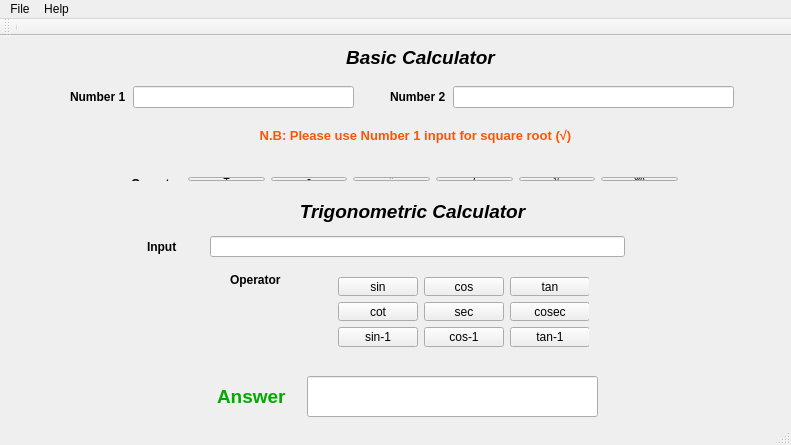
<?xml version="1.0" encoding="UTF-8"?>
<ui version="4.0">
 <class>MainWindow</class>
 <widget class="QMainWindow" name="MainWindow">
  <property name="geometry">
   <rect>
    <x>0</x>
    <y>0</y>
    <width>791</width>
    <height>445</height>
   </rect>
  </property>
  <property name="windowTitle">
   <string>MainWindow</string>
  </property>
  <property name="layoutDirection">
   <enum>Qt::LeftToRight</enum>
  </property>
  <property name="autoFillBackground">
   <bool>true</bool>
  </property>
  <property name="styleSheet">
   <string notr="true"/>
  </property>
  <widget class="QWidget" name="centralWidget">
   <widget class="QLabel" name="label_2">
    <property name="geometry">
     <rect>
      <x>390</x>
      <y>50</y>
      <width>56</width>
      <height>22</height>
     </rect>
    </property>
    <property name="text">
     <string>&lt;html&gt;&lt;head/&gt;&lt;body&gt;&lt;p&gt;&lt;span style=&quot; font-weight:700;&quot;&gt;Number 2&lt;/span&gt;&lt;/p&gt;&lt;/body&gt;&lt;/html&gt;</string>
    </property>
   </widget>
   <widget class="QLineEdit" name="number2Input">
    <property name="geometry">
     <rect>
      <x>453</x>
      <y>50</y>
      <width>281</width>
      <height>22</height>
     </rect>
    </property>
   </widget>
   <widget class="QLineEdit" name="tri_input">
    <property name="geometry">
     <rect>
      <x>210</x>
      <y>200</y>
      <width>415</width>
      <height>21</height>
     </rect>
    </property>
   </widget>
   <widget class="QLabel" name="label_5">
    <property name="geometry">
     <rect>
      <x>147</x>
      <y>200</y>
      <width>56</width>
      <height>22</height>
     </rect>
    </property>
    <property name="text">
     <string>&lt;html&gt;&lt;head/&gt;&lt;body&gt;&lt;p&gt;&lt;span style=&quot; font-weight:700;&quot;&gt;Input&lt;/span&gt;&lt;/p&gt;&lt;/body&gt;&lt;/html&gt;</string>
    </property>
   </widget>
   <widget class="QLineEdit" name="displayAnswer">
    <property name="geometry">
     <rect>
      <x>307</x>
      <y>340</y>
      <width>291</width>
      <height>41</height>
     </rect>
    </property>
    <property name="font">
     <font>
      <family>Segoe UI</family>
      <pointsize>14</pointsize>
      <italic>false</italic>
      <bold>true</bold>
     </font>
    </property>
    <property name="cursor">
     <cursorShape>ArrowCursor</cursorShape>
    </property>
    <property name="mouseTracking">
     <bool>true</bool>
    </property>
    <property name="autoFillBackground">
     <bool>false</bool>
    </property>
    <property name="styleSheet">
     <string notr="true"/>
    </property>
    <property name="text">
     <string/>
    </property>
    <property name="alignment">
     <set>Qt::AlignCenter</set>
    </property>
    <property name="readOnly">
     <bool>true</bool>
    </property>
   </widget>
   <widget class="QLabel" name="label_4">
    <property name="geometry">
     <rect>
      <x>217</x>
      <y>340</y>
      <width>81</width>
      <height>41</height>
     </rect>
    </property>
    <property name="text">
     <string>&lt;html&gt;&lt;head/&gt;&lt;body&gt;&lt;p&gt;&lt;span style=&quot; font-size:14pt; font-weight:700; color:#00aa00;&quot;&gt;Answer&lt;/span&gt;&lt;/p&gt;&lt;/body&gt;&lt;/html&gt;</string>
    </property>
   </widget>
   <widget class="QLabel" name="label">
    <property name="geometry">
     <rect>
      <x>70</x>
      <y>50</y>
      <width>56</width>
      <height>22</height>
     </rect>
    </property>
    <property name="text">
     <string>&lt;html&gt;&lt;head/&gt;&lt;body&gt;&lt;p&gt;&lt;span style=&quot; font-weight:700;&quot;&gt;Number 1&lt;/span&gt;&lt;/p&gt;&lt;/body&gt;&lt;/html&gt;</string>
    </property>
   </widget>
   <widget class="QLineEdit" name="number1Input">
    <property name="geometry">
     <rect>
      <x>133</x>
      <y>50</y>
      <width>221</width>
      <height>22</height>
     </rect>
    </property>
    <property name="styleSheet">
     <string notr="true"/>
    </property>
    <property name="text">
     <string/>
    </property>
   </widget>
   <widget class="QLabel" name="label_6">
    <property name="geometry">
     <rect>
      <x>280</x>
      <y>10</y>
      <width>281</width>
      <height>21</height>
     </rect>
    </property>
    <property name="text">
     <string>&lt;html&gt;&lt;head/&gt;&lt;body&gt;&lt;p align=&quot;center&quot;&gt;&lt;span style=&quot; font-size:14pt; font-weight:600; font-style:italic;&quot;&gt;Basic Calculator&lt;/span&gt;&lt;/p&gt;&lt;/body&gt;&lt;/html&gt;</string>
    </property>
   </widget>
   <widget class="QLabel" name="label_7">
    <property name="geometry">
     <rect>
      <x>247</x>
      <y>160</y>
      <width>331</width>
      <height>31</height>
     </rect>
    </property>
    <property name="text">
     <string>&lt;html&gt;&lt;head/&gt;&lt;body&gt;&lt;p align=&quot;center&quot;&gt;&lt;span style=&quot; font-size:14pt; font-weight:600; font-style:italic;&quot;&gt;Trigonometric Calculator&lt;/span&gt;&lt;/p&gt;&lt;/body&gt;&lt;/html&gt;</string>
    </property>
   </widget>
   <widget class="QLabel" name="label_8">
    <property name="geometry">
     <rect>
      <x>230</x>
      <y>230</y>
      <width>86</width>
      <height>28</height>
     </rect>
    </property>
    <property name="text">
     <string>&lt;html&gt;&lt;head/&gt;&lt;body&gt;&lt;p&gt;&lt;span style=&quot; font-weight:700;&quot;&gt;Operator&lt;/span&gt;&lt;/p&gt;&lt;/body&gt;&lt;/html&gt;</string>
    </property>
   </widget>
   <widget class="QLabel" name="label_9">
    <property name="geometry">
     <rect>
      <x>220</x>
      <y>90</y>
      <width>391</width>
      <height>20</height>
     </rect>
    </property>
    <property name="text">
     <string>&lt;html&gt;&lt;head/&gt;&lt;body&gt;&lt;p align=&quot;center&quot;&gt;&lt;span style=&quot; font-size:10pt; font-weight:700; color:#ff5500;&quot;&gt;N.B: Please use Number 1 input for square root (√)&lt;/span&gt;&lt;/p&gt;&lt;/body&gt;&lt;/html&gt;</string>
    </property>
   </widget>
   <widget class="QWidget" name="">
    <property name="geometry">
     <rect>
      <x>120</x>
      <y>130</y>
      <width>569</width>
      <height>26</height>
     </rect>
    </property>
    <layout class="QHBoxLayout" name="horizontalLayout_3">
     <item>
      <widget class="QLabel" name="label_3">
       <property name="text">
        <string>&lt;html&gt;&lt;head/&gt;&lt;body&gt;&lt;p&gt;&lt;span style=&quot; font-weight:700;&quot;&gt;Operator&lt;/span&gt;&lt;/p&gt;&lt;/body&gt;&lt;/html&gt;</string>
       </property>
      </widget>
     </item>
     <item>
      <widget class="QPushButton" name="plusButton">
       <property name="text">
        <string>+</string>
       </property>
      </widget>
     </item>
     <item>
      <widget class="QPushButton" name="minusButton">
       <property name="text">
        <string>-</string>
       </property>
      </widget>
     </item>
     <item>
      <widget class="QPushButton" name="mulButton">
       <property name="text">
        <string>*</string>
       </property>
      </widget>
     </item>
     <item>
      <widget class="QPushButton" name="divButton">
       <property name="text">
        <string>/</string>
       </property>
      </widget>
     </item>
     <item>
      <widget class="QPushButton" name="sqrtButton">
       <property name="text">
        <string>√</string>
       </property>
      </widget>
     </item>
     <item>
      <widget class="QPushButton" name="modButton">
       <property name="text">
        <string>%</string>
       </property>
      </widget>
     </item>
    </layout>
   </widget>
   <widget class="QWidget" name="">
    <property name="geometry">
     <rect>
      <x>327</x>
      <y>230</y>
      <width>262</width>
      <height>92</height>
     </rect>
    </property>
    <layout class="QFormLayout" name="formLayout">
     <item row="0" column="0">
      <layout class="QHBoxLayout" name="horizontalLayout">
       <item>
        <widget class="QPushButton" name="sinButton">
         <property name="text">
          <string>sin</string>
         </property>
        </widget>
       </item>
       <item>
        <widget class="QPushButton" name="cosButton">
         <property name="text">
          <string>cos</string>
         </property>
        </widget>
       </item>
       <item>
        <widget class="QPushButton" name="tanButton">
         <property name="text">
          <string>tan</string>
         </property>
        </widget>
       </item>
      </layout>
     </item>
     <item row="1" column="0">
      <layout class="QHBoxLayout" name="horizontalLayout_2">
       <item>
        <widget class="QPushButton" name="cotButton">
         <property name="text">
          <string>cot</string>
         </property>
        </widget>
       </item>
       <item>
        <widget class="QPushButton" name="secButton">
         <property name="text">
          <string>sec</string>
         </property>
        </widget>
       </item>
       <item>
        <widget class="QPushButton" name="cosecButton">
         <property name="text">
          <string>cosec</string>
         </property>
        </widget>
       </item>
      </layout>
     </item>
     <item row="2" column="0">
      <layout class="QHBoxLayout" name="horizontalLayout_4">
       <item>
        <widget class="QPushButton" name="asinButton">
         <property name="text">
          <string>sin-1</string>
         </property>
        </widget>
       </item>
       <item>
        <widget class="QPushButton" name="acosButton">
         <property name="text">
          <string>cos-1</string>
         </property>
        </widget>
       </item>
       <item>
        <widget class="QPushButton" name="atanButton">
         <property name="text">
          <string>tan-1</string>
         </property>
        </widget>
       </item>
      </layout>
     </item>
    </layout>
   </widget>
  </widget>
  <widget class="QToolBar" name="mainToolBar">
   <attribute name="toolBarArea">
    <enum>TopToolBarArea</enum>
   </attribute>
   <attribute name="toolBarBreak">
    <bool>false</bool>
   </attribute>
   <addaction name="separator"/>
  </widget>
  <widget class="QStatusBar" name="statusBar"/>
  <widget class="QMenuBar" name="menuBar">
   <property name="geometry">
    <rect>
     <x>0</x>
     <y>0</y>
     <width>791</width>
     <height>21</height>
    </rect>
   </property>
   <widget class="QMenu" name="menuFile">
    <property name="title">
     <string>File</string>
    </property>
    <addaction name="actionExit"/>
   </widget>
   <widget class="QMenu" name="menuHelp">
    <property name="title">
     <string>Help</string>
    </property>
    <addaction name="actionHelp_Content"/>
    <addaction name="separator"/>
    <addaction name="actionAbout"/>
   </widget>
   <addaction name="menuFile"/>
   <addaction name="menuHelp"/>
  </widget>
  <action name="actionExit">
   <property name="text">
    <string>Exit</string>
   </property>
  </action>
  <action name="actionHelp_Content">
   <property name="text">
    <string>Help Content</string>
   </property>
  </action>
  <action name="actionAbout">
   <property name="text">
    <string>About</string>
   </property>
  </action>
 </widget>
 <layoutdefault spacing="6" margin="11"/>
 <resources/>
 <connections/>
</ui>
